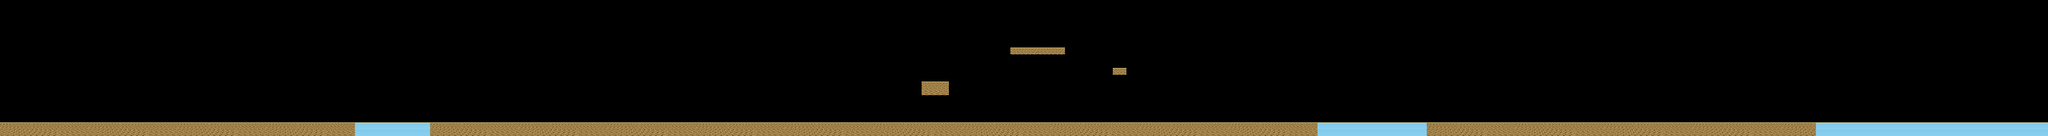

Below is a game level as drawn by its tile map, then a one-line description and the .tmx that defines it (tile-layer data replaced by summaries):
An orthogonal 300x20 tile map with 16x16 px tiles, 2 tile layers (Tile Layer 1, Tile Layer 2).

<map version="1.0" orientation="orthogonal" renderorder="right-down" width="300" height="20" tilewidth="16" tileheight="16">
 <tileset firstgid="1" name="stage1" tilewidth="16" tileheight="16">
  <image source="stage1.png" width="802" height="323" />
 </tileset>
 <layer name="Tile Layer 1" width="300" height="20">
  <data>[6000 cells, 618 non-empty, 40 distinct tile ids]</data>
 </layer>
 <layer name="Tile Layer 2" width="300" height="20">
  <data>[6000 cells, 0 non-empty, 0 distinct tile ids]</data>
 </layer>
</map>
